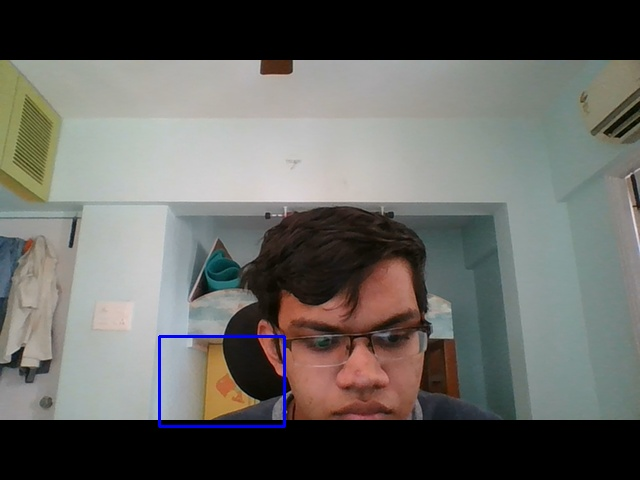
#> input picture q.jpg, 640 x 480 px, given in place of the camera
$ python meanshift.py
#> lines starting #> are read from the running program, lines starting #| are printed output that depends on the picture; after the words box and inside, x2 and y2 are one past the last pixel; in counts of white or black regions, pixels touching at a corner belong together
import numpy as np
import cv2

cap = cv2.VideoCapture(0)

# take first frame of the video
ret,frame = cap.read()
#> frame is the input picture: shape (480, 640, 3); mean B, G, R 96.9, 100.9, 101.3

# setup initial location of window
r,h,c,w = 250,90,400,125  # simply hardcoded the values
track_window = (c,r,w,h)

# set up the ROI for tracking
roi = frame[r:r+h, c:c+w]
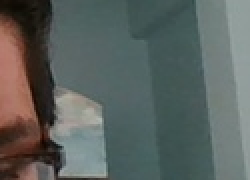
#> roi: shape (90, 125, 3) (shown 2 times larger); mean B, G, R 95.1, 98.4, 91.4
hsv_roi =  cv2.cvtColor(roi, cv2.COLOR_BGR2HSV)
#> hsv_roi: shape (90, 125, 3); mean H, S, V 70.2, 56, 104.2
mask = cv2.inRange(hsv_roi, np.array((0., 60.,32.)), np.array((180.,255.,255.)))
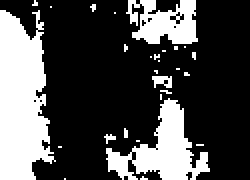
#> mask: shape (90, 125) (shown 2 times larger); 29.4% white; 28 white regions (24 under 20 px), largest, box (x1, y1, x2, y2) and area: (0, 5, 28, 90) 1718, (53, 49, 105, 90) 908, (63, 0, 99, 22) 536, (76, 38, 86, 44) 42
roi_hist = cv2.calcHist([hsv_roi],[0],mask,[180],[0,180])
#> roi_hist = 180 values, max 748 at index 87, min 0 at index 0, mean 18.37
cv2.normalize(roi_hist,roi_hist,0,255,cv2.NORM_MINMAX)

# Setup the termination criteria, either 10 iteration or move by atleast 1 pt
term_crit = ( cv2.TERM_CRITERIA_EPS | cv2.TERM_CRITERIA_COUNT, 10, 1 )

while(1):
    ret ,frame = cap.read()

    if ret == True:
        hsv = cv2.cvtColor(frame, cv2.COLOR_BGR2HSV)
#> hsv: shape (480, 640, 3); mean H, S, V 40.5, 36.8, 107
        dst = cv2.calcBackProject([hsv],[0],roi_hist,[0,180],1)
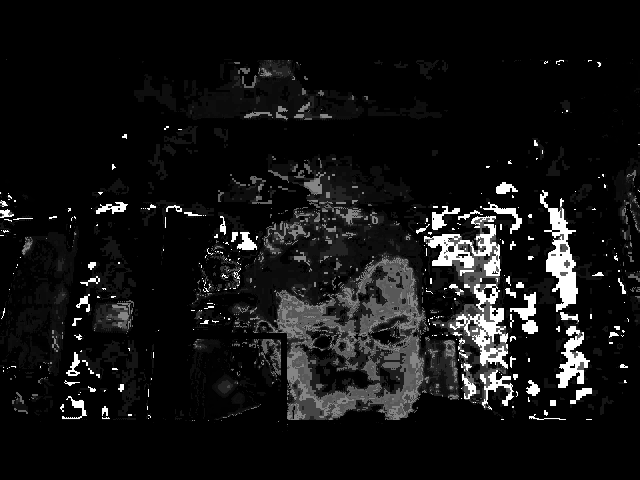
#> dst: shape (480, 640); min 0, max 255, mean 18.9

        # apply meanshift to get the new location
        ret, track_window = cv2.meanShift(dst, track_window, term_crit)
#> ret = 10; track_window = (424, 262, 125, 90)

        # Draw it on image
        x,y,w,h = track_window
#> x = 424; y = 262; w = 125; h = 90
        img2 = cv2.rectangle(frame, (x,y), (x+w,y+h), 255,2)
        cv2.imshow('img2',img2)

        k = cv2.waitKey(60) & 0xff
#> (key Esc is pressed here)
        if k == 27:
            break
        else:
            cv2.imwrite(chr(k)+".jpg",img2)

    else:
        break

cv2.destroyAllWindows()
cap.release()
